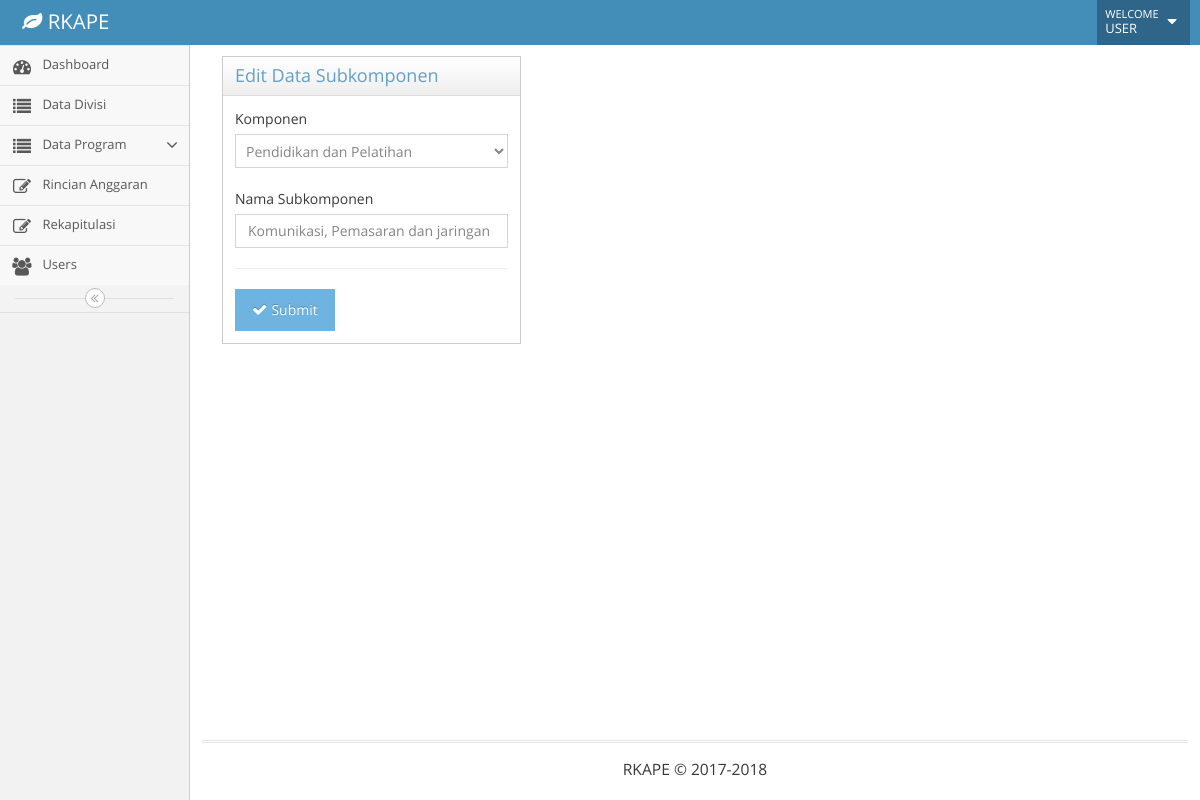
/index.php/subkomponen/edit/39, run on the app's committed database.
### tables this page shows
CREATE TABLE `subkomponen` (
  `id_subkomponen` int(11) NOT NULL,
  `nama_subkomponen` varchar(100) NOT NULL,
  `id_komponen` int(11) NOT NULL,
  `tgl_realisasi` date DEFAULT NULL,
  `qty` int(11) DEFAULT NULL,
  `satuan` varchar(100) DEFAULT NULL,
  `frq` int(11) DEFAULT NULL,
  `anggaran` double DEFAULT NULL
);

CREATE TABLE `komponen` (
  `id_komponen` int(11) NOT NULL,
  `nama_komponen` varchar(100) NOT NULL,
  `id_suboutput` int(11) NOT NULL
);

### application/libraries/Template.php (called while the page is built)
<?php if ( ! defined('BASEPATH')) exit('No direct script access allowed');
class Template {
		var $template_data = array();
		function set($name, $value)
		{
			$this->template_data[$name] = $value;
		}
		function load($template = '', $view = '' , $view_data = array(), $return = FALSE)
		{
			$this->CI =& get_instance();
			$this->set('contents', $this->CI->load->view($view, $view_data, TRUE));
			return $this->CI->load->view($template, $this->template_data, $return);
		}
}

### application/controllers/Subkomponen.php (called while the page is built, shortened)
<?php
class Subkomponen extends CI_Controller
{
	function edit(){
		if (isset($_POST['submit'])){
			$id 		= $this->input->post('id');
			$nama		= $this->input->post('nama');
			$komponen 	= $this->input->post('komponen');
			$data       = array('nama_subkomponen' => $nama,
				'id_komponen' => $komponen);
			$this->Model_subkomponen->edit($data,$id);
			redirect('subkomponen');
		}
		else{
			$data['judul'] 	  = 'Subkomponen';
			$data['subjudul'] = 'Edit';
			$id 			  = $this->uri->segment(3);
			$data['komponen'] = $this->Model_komponen->tampilkan_komponen()->result();
			$data['record']   = $this->Model_subkomponen->get_one($id)->row_array();
			$this->template->load('template','subkomponen/f_edit',$data);
		}
	}
}
?>

### index.php (called while the page is built, shortened)
<?php
require_once BASEPATH.'core/CodeIgniter.php';

### application/models/Model_komponen.php (called while the page is built, shortened)
<?php
class Model_komponen extends CI_Model
{
	function Tampilkan_komponen()
	{
		$query = "SELECT * from komponen INNER join suboutput on komponen.id_suboutput = suboutput.id_suboutput INNER JOIN divisi ON suboutput.id_divisi = divisi.id_divisi";
		return $this->db->query($query);
	}
}
 ?>

### application/models/Model_subkomponen.php (called while the page is built, shortened)
	<?php
class Model_subkomponen extends CI_Model
{
	function get_one($id){
		$param = array('id_subkomponen' =>$id);
		return $this->db->get_where('subkomponen',$param);
	}
}
 ?>

### application/views/subkomponen/f_edit.php (the view, shortened to what this page needs)
<?= form_open('subkomponen/edit'); ?>
<div class="col-xs-12 col-sm-4">
	<div class="widget-box">
		<div class="widget-header">
			<h4 class="widget-title">Edit Data Subkomponen</h4>
		</div>
		<div class="widget-body">
			<div class="widget-main">
				<div>
					<label for="form-field-9">Komponen</label>
					<select  required name="komponen" class="form-control">
						<?php foreach ($komponen as $k): ?>
							<option <?php if($k->id_komponen==$record['id_komponen']){ echo "selected";} ?> value="<?= $k->id_komponen; ?>"><?= $k->nama_komponen ?></option>
						<?php endforeach ?>
					</select>
				</div>
				<br>
				<div>
					<label for="form-field-8">Nama Subkomponen</label>
					<input  required name="nama" class="form-control" placeholder="Masukan Nama" value="<?= $record['nama_subkomponen']; ?>"></input>
				</div>
				<hr>
				<div>
					<button class="btn btn-info" type="submit" name="submit">
						<i class="ace-icon fa fa-check bigger-110"></i>Submit
					</button>
				</div>
			</div>
		</div>
	</div>
</div>

### data on the page
subkomponen: komponen "Pendidikan dan Pelatihan", nama "Komunikasi, Pemasaran dan jaringan"
